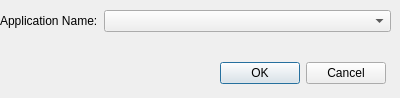
<?xml version="1.0" encoding="UTF-8"?>
<ui version="4.0">
 <class>ApplicationDependencyDialog</class>
 <widget class="QDialog" name="ApplicationDependencyDialog">
  <property name="geometry">
   <rect>
    <x>0</x>
    <y>0</y>
    <width>400</width>
    <height>98</height>
   </rect>
  </property>
  <property name="windowTitle">
   <string>ApplicationDependencyDIalog</string>
  </property>
  <widget class="QDialogButtonBox" name="buttonBox">
   <property name="geometry">
    <rect>
     <x>220</x>
     <y>60</y>
     <width>166</width>
     <height>26</height>
    </rect>
   </property>
   <property name="standardButtons">
    <set>QDialogButtonBox::Cancel|QDialogButtonBox::Ok</set>
   </property>
  </widget>
  <widget class="QWidget" name="formLayoutWidget">
   <property name="geometry">
    <rect>
     <x>0</x>
     <y>10</y>
     <width>391</width>
     <height>41</height>
    </rect>
   </property>
   <layout class="QFormLayout" name="formLayout">
    <item row="0" column="0">
     <widget class="QLabel" name="label">
      <property name="text">
       <string>Application Name:</string>
      </property>
     </widget>
    </item>
    <item row="0" column="1">
     <widget class="QComboBox" name="comboBox"/>
    </item>
   </layout>
  </widget>
 </widget>
 <resources/>
 <connections/>
</ui>
